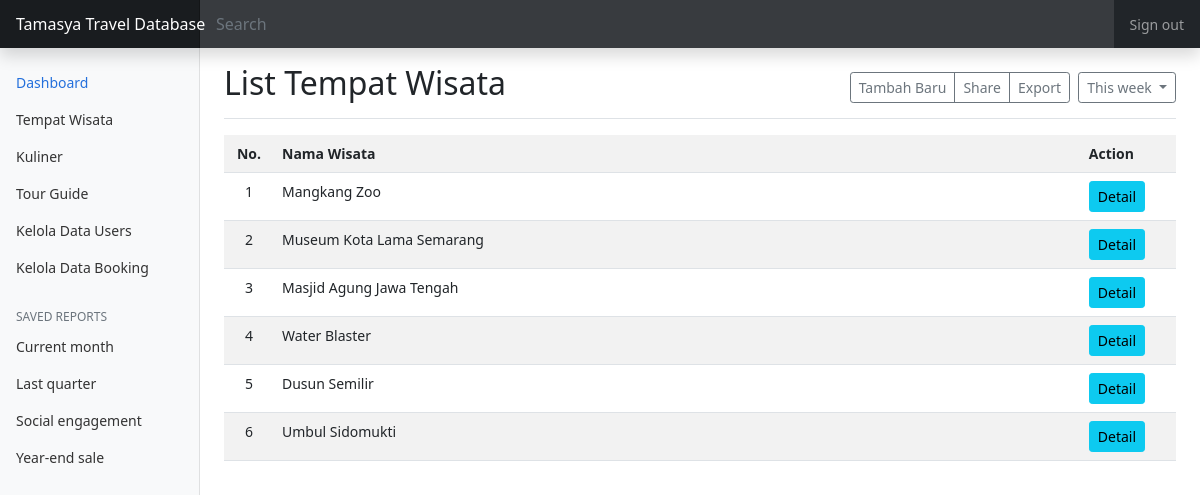
The page /cobaprojek/explore.php?page=wisata on the database its author committed.
### tables this page shows
CREATE TABLE `tempat_wisata` (
  `id_wisata` int(11) NOT NULL,
  `nama_wisata` varchar(100) NOT NULL,
  `deskripsi` varchar(256) NOT NULL,
  `harga` varchar(100) NOT NULL,
  `foto` varchar(256) NOT NULL
);

### cobaprojek/pages/wisata.php (the view, shortened to what this page needs)
<div class="d-flex justify-content-between flex-wrap flex-md-nowrap align-items-center pt-3 pb-2 mb-3 border-bottom">
    <h1 class="h2">List Tempat Wisata</h1>
    <div class="btn-toolbar mb-2 mb-md-0">
      <div class="btn-group me-2">
        <a href="?page=wisata_create" class="btn btn-sm btn-outline-secondary">Tambah Baru</a>
        <button type="button" class="btn btn-sm btn-outline-secondary">Share</button>
        <button type="button" class="btn btn-sm btn-outline-secondary">Export</button>
      </div>
      <button type="button" class="btn btn-sm btn-outline-secondary dropdown-toggle">
        This week
      </button>
    </div>
</div>
<?php
    $sql = "select * from tempat_wisata";
    $result = mysqli_query($koneksi,$sql);
?>
<table class="table table-striped">
    <tr>
        <th width="50px" class="text-center">No.</th>
        <th>Nama Wisata</th>
        <th width="10%">Action</th>
    </tr>
    <?php
    $no = 0;
    while($row = mysqli_fetch_assoc($result))
    {
        $no++;
        echo "<tr>
            <td class='text-center'>".$no."</td>
            <td>".$row['nama_wisata']."</td>
            <td><a href='?page=wisata_detail&id_wisata=".$row['id_wisata']."' class='btn btn-sm btn-info'>Detail</a></td>
        </tr>";
    }
    ?>
</table>

### cobaprojek/assets/css/dashboard.css (style rules this page uses)
body { font-size: .875rem; }

### rows shown on the page
tempat_wisata: nama_wisata "Mangkang Zoo"
tempat_wisata: nama_wisata "Museum Kota Lama Semarang"
tempat_wisata: nama_wisata "Masjid Agung Jawa Tengah"
tempat_wisata: nama_wisata "Water Blaster"
tempat_wisata: nama_wisata "Dusun Semilir"
tempat_wisata: nama_wisata "Umbul Sidomukti"
